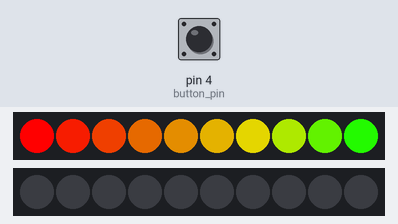
Simulated run of this sketch. Board: Arduino Uno, built with avr-gcc and run on an emulated ATmega328P. Parts: 2 × 10 RGB LEDs in strip order, left to right. The inputs (shaded band) are chosen by the test bench; at power-on: pin 4 (button_pin) HIGH.

Above: at 1.2 s.
1.3 s: pin 4 (button_pin) pulled LOW for 0.15 s
At 2.7 s:
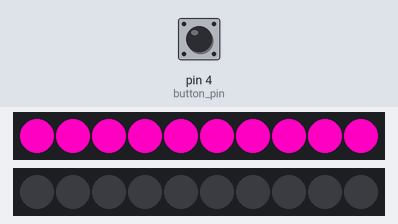
3.0 s: pin 4 (button_pin) pulled LOW for 1 s
At 5.2 s:
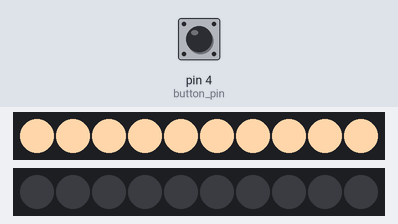
5.5 s: pin 4 (button_pin) pulled LOW for 0.15 s
At 6.0 s:
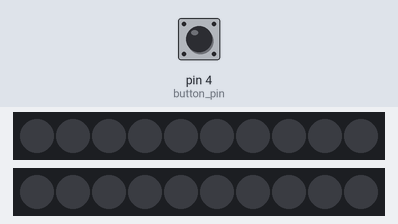
7.2 s: pin 4 (button_pin) pulled LOW for 3.2 s
At 10.61 s:
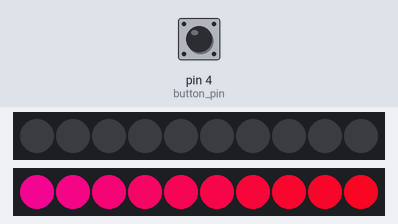
11.0 s: pin 4 (button_pin) pulled LOW for 0.15 s
At 12.4 s:
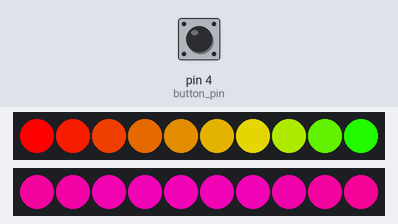
12.7 s: pin 4 (button_pin) pulled LOW for 1 s
At 15.1 s:
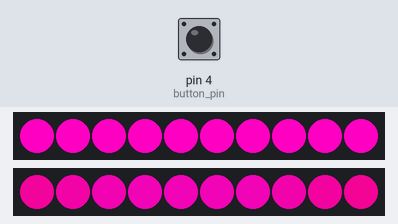
Timing chart, 0 to 16.2 s (numbered marks = the images above; inputs shaded):
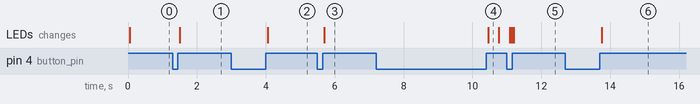

Measured:
- after the input at 1.3 s, the LEDs: change after 0.21 s (image 1)
- after the input at 3.0 s, the LEDs: change after 1.1 s (image 2)
- after the input at 5.5 s, the LEDs: change after 0.20 s (image 3)
- after the input at 7.2 s, the LEDs: change after 3.3 s (image 4)
- after the input at 12.7 s, the LEDs: change after 1.1 s (image 6)

The sketch:

table_srtipe.ino
```cpp
//DC5V WS2812B
//Мощность: 9 Вт/метр
#include <FastLED.h>
#define NUM_LEDS 10
#define STRIPE_PIN 6

#define ORDER_GRB       // порядок цветов ORDER_GRB / ORDER_RGB / ORDER_BRG
#define COLOR_DEBTH 2
#define PIN 6
#define HUE_GAP 80      // шаг в стороны по hue
#define FIRE_STEP 15    // шаг огня
#define HUE_START 190   // начальный цвет огня (0 красный, 80 зелёный, 140 молния, 190 розовый)
//#define HUE_GAP 3
//#define FIRE_STEP 5
//#define HUE_START 0
#define MIN_BRIGHT 180   // мин. яркость огня
#define MAX_BRIGHT 250  // макс. яркость огня
#define MIN_SAT 245     // мин. насыщенность
#define MAX_SAT 255     // макс. насыщенность

#include <microLED.h>

LEDdata fire_leds[NUM_LEDS];  // буфер ленты типа LEDdata (размер зависит от COLOR_DEBTH)
microLED strip(fire_leds, NUM_LEDS, STRIPE_PIN);  // объект лента
int fire_counter = 0;

#define FOR_i(from, to) for(int i = (from); i < (to); i++)
#define FOR_j(from, to) for(int j = (from); j < (to); j++)

CRGB leds[NUM_LEDS];

byte counter = 0;
const int button_pin = 4;
int color_diff;
int button_state = 0;
byte effect_counter = 0;
boolean pulse_direction = true, button_flag = false, button;
unsigned long last_press;

void setup() {
  Serial.begin(9600);
  strip.setBrightness(255);
  FastLED.addLeds<WS2811, PIN, GRB>(leds, NUM_LEDS).setCorrection( TypicalLEDStrip );
  FastLED.setBrightness(255);
  pinMode(4, INPUT_PULLUP);
}

void loop() {
  button = digitalRead(4);
  if (button == 1 && button_flag == 0){
    button_flag = 1;
    if (effect_counter <= 3)
      effect_counter++;
    else
      effect_counter = 0;
    delay(50);
  }
  if (button == 0 && button_flag == 1){
    button_flag = 0;

  }
	switch(effect_counter){
		case 0:
			fireTick();
			break;
		case 1:
			for (int i = 0; i < NUM_LEDS; i++ ){
				leds[i] = CHSV(counter + i * 10, 255, 255);
			}
			FastLED.show();
			break;
		case 2:
			for (int i = 0; i < NUM_LEDS; i++ ) {
				leds[i] = CRGB(250, 0, 190);
			}
			FastLED.show();
			break;
		case 3:
			for (int i = 0; i < NUM_LEDS; i++ ){
				leds[i] = CRGB(255, 214, 170);
			}
			FastLED.show();
			break;
		case 4:
			for (int i = 0; i < NUM_LEDS; i++ ){
				leds[i] = CHSV(0,0,0);
			}
			FastLED.show();
		break;
	}
  delay(10);
  //brightness(4);
  //counter++;
  //debug();
}

void fireTick() {
  static uint32_t prevTime;
  // двигаем пламя
  if (millis() - prevTime > 20) {
    prevTime = millis();
    int thisPos = 0, lastPos = 0;
    FOR_i(0, NUM_LEDS) {
      fire_leds[i] = getFireColor((inoise8(i * FIRE_STEP, fire_counter)));
    }
    fire_counter += 20;
    strip.show();
  }
}
// возвращает цвет огня для одного пикселя
LEDdata getFireColor(int val) {
  // чем больше val, тем сильнее сдвигается цвет, падает насыщеность и растёт яркость
  return mHSV(
           HUE_START + map(val, 0, 255, 0, HUE_GAP),                    // H
           constrain(map(val, 0, 255, MAX_SAT, MIN_SAT), 0, 255),       // S
           constrain(map(val, 0, 255, MIN_BRIGHT, MAX_BRIGHT), 0, 255)  // V
         );
}
void brightness(int value){
  switch (value){
    case 1:
      FastLED.setBrightness(255);
    break;

    case 2:
      FastLED.setBrightness(50);
    break;

    case 3:
        if (pulse_direction == true)
        {
          FastLED.setBrightness(counter);
          if (counter == 255)
            pulse_direction = false;
        }
        else
        {
          FastLED.setBrightness((255 - counter));
          if (counter == 255)
            pulse_direction = true;
        }
        counter++;
    break;
    case 4:
    if (pulse_direction == true)
    {
      if (counter < 255)
        counter++;
      else
        pulse_direction = false;
    }
    else
    {
      counter--;
      if (counter == 50)
        pulse_direction = true;
    }
    FastLED.setBrightness(counter);
    break;
    case 5:
    delay(80);
      if (pulse_direction == true)
      {
        counter++;
        if (counter == 10)
        pulse_direction = false;
      }
      else
      {
        counter--;
        if (counter == 0)
          pulse_direction = true;
      }
      FastLED.setBrightness(counter);
    break;
  }
}
void debug(){
  Serial.print("effect:" + String(effect_counter) + "\t:\t" + "counter:" + String(counter) + "\n");
  Serial.print("direction: " + String(pulse_direction) + "\t:\t" + "flag: " + String(button_flag) + "\n");
  Serial.print("___________________________________\n___________________________________\n");
  //high, low, pulsing, high_pusling, low_pulsing
}
```
